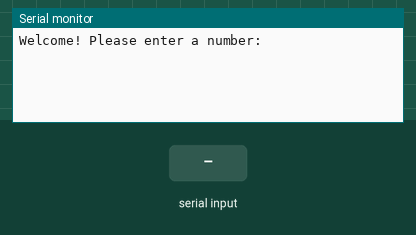
The sketch below on a simulated Arduino Uno, built with avr-gcc and run on an emulated ATmega328P. Shown: the last lines printed to the serial monitor. Inputs (shaded band) come from the test bench.

Above: at 1.2 s.
1.3 s: "90,45\n" received over Serial
At 1.9 s:
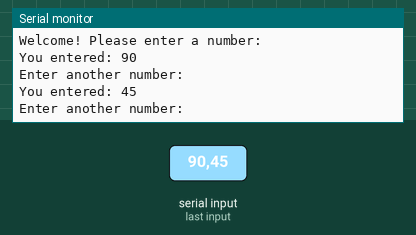
2.8 s: "30,150\n" received over Serial
At 5.2 s:
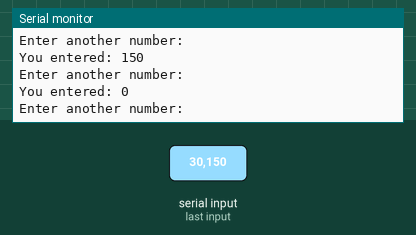
Timing chart, 0 to 6.7 s (numbered marks = the images above; inputs shaded):
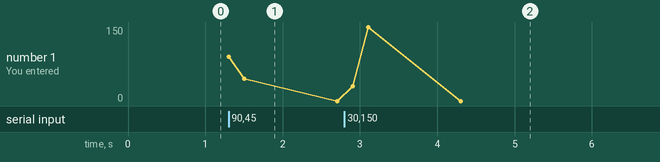

The sketch:

Serial_Monitor.ino
```cpp
int userNumber = 0; // Variable to store user input

void setup() {
  // Start serial communication at 9600 baud
  Serial.begin(9600);
  // Print initial message
  Serial.println("Welcome! Please enter a number:");
}

void loop() {
  // Check if data is available to read
  if (Serial.available() > 0) {
    // Read the input as an integer
    userNumber = Serial.parseInt();

    // Print the value back to the Serial Monitor
    Serial.print("You entered: ");
    Serial.println(userNumber);

    // Prompt user again
    Serial.println("Enter another number:");

    // Small delay to avoid repeated reading
    delay(200);
  }
}
```

Measured:
- after the input at 1.3 s, the serial monitor: prints a new line at once (image 1)
- after the input at 2.8 s, the serial monitor: prints a new line after 0.10 s (image 2)
